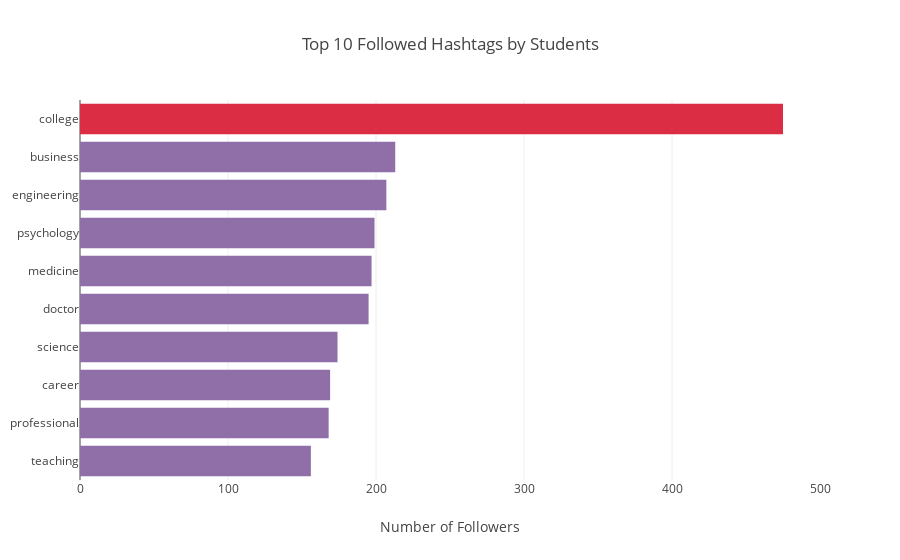

Notebook cell for this chart:
### Markdown cell above
### **<span style="color: red">Observation: </span>**

### Code cell
tag_counts = tag_users_df[tag_users_df['tag_users_user_id'].isin(students_df.index.values)].groupby('tag_users_tag_id').count().sort_values('tag_users_user_id', ascending=False)
new_index = []
for i in tag_counts.index.values:
    new_index.append(tags_df.loc[i][0])
#new_index
tag_counts = tag_counts.set_index(pd.Series(new_index))
tag_counts = tag_counts.rename(columns={'tag_users_user_id': 'Number of Students'})
n = 10
fig = {
    'data': [{
        'type': 'bar',
        'x': tag_counts.head(n)['Number of Students'],
        'y': tag_counts.head(n).index.values,
        'orientation': 'h',
        'marker': {'color': [HIGHLIGHT_BAR_COLOR if i == 0 else BAR_COLOR for i in range(n)]},
    }],
    'layout': {
        'title': f'Top {n} Followed Hashtags by Students', 
        'yaxis': {'autorange': 'reversed'},
        'xaxis': {'title': 'Number of Followers'}
    }
}
iplot(fig)

### Figure 1 — Plotly figure (JSON) as saved in the notebook; plotly's stock layout.template omitted (floating-point values rounded to 4 significant figures)
{"data": [{"marker": {"color": ["#db2d43", "#906FA8", "#906FA8", "#906FA8", "#906FA8", "#906FA8", "#906FA8", "#906FA8", "#906FA8", "#906FA8"]}, "orientation": "h", "type": "bar", "uid": "dd3ed045-f25a-49ff-86b5-b372e357d03c", "x": [475, 213, 207, 199, 197, 195, 174, 169, 168, 156], "y": ["college", "business", "engineering", "psychology", "medicine", "doctor", "science", "career", "professional", "teaching"]}], "layout": {"title": {"text": "Top 10 Followed Hashtags by Students"}, "xaxis": {"title": {"text": "Number of Followers"}}, "yaxis": {"autorange": "reversed"}}}
